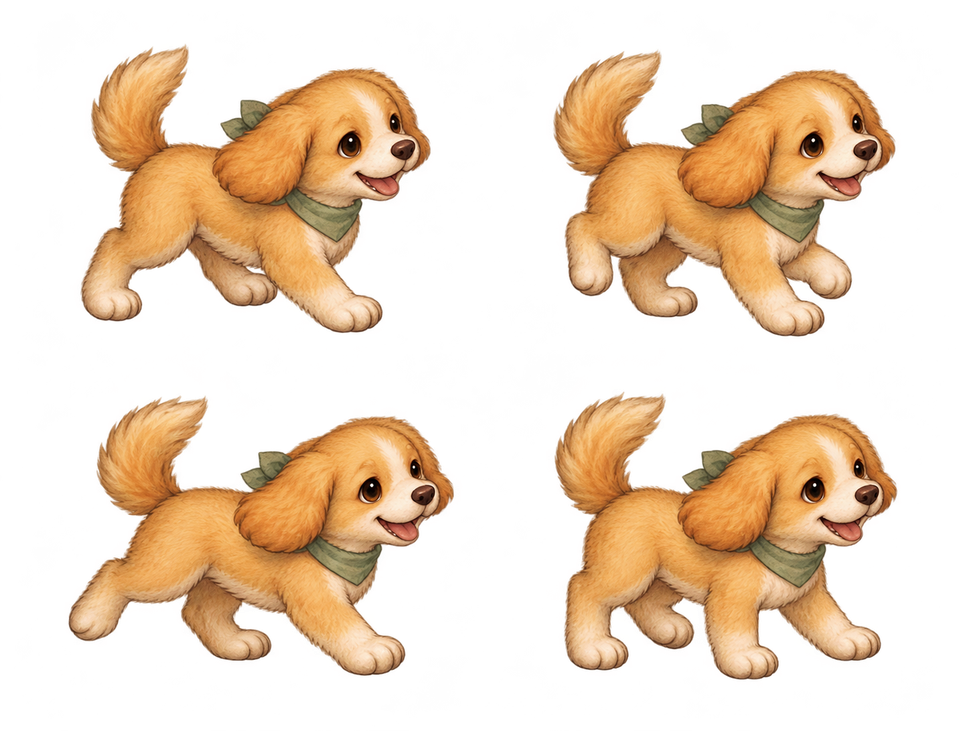
#> input picture client/assets/puppy-walk-v2.png, 965 x 731 px, shrunk from 1441 x 1091 before the run
$ python register-puppy-walk.py
#> lines starting #> are read from the running program, lines starting #| are printed output that depends on the picture
"""Register the four isolated walking poses and preserve transparent alpha."""
import json
from pathlib import Path
from PIL import Image, ImageChops

assets = Path(__file__).resolve().parents[1] / 'client/assets'
source = assets / 'puppy-walk-v2.png'
image = Image.open(source).convert('RGBA')
#> image is the input picture: PIL image 965x731 RGBA; mean R, G, B, A 81.1, 55.7, 33.1, 86.6
width, height = image.size
#> width = 965; height = 731
alpha = image.getchannel('A')
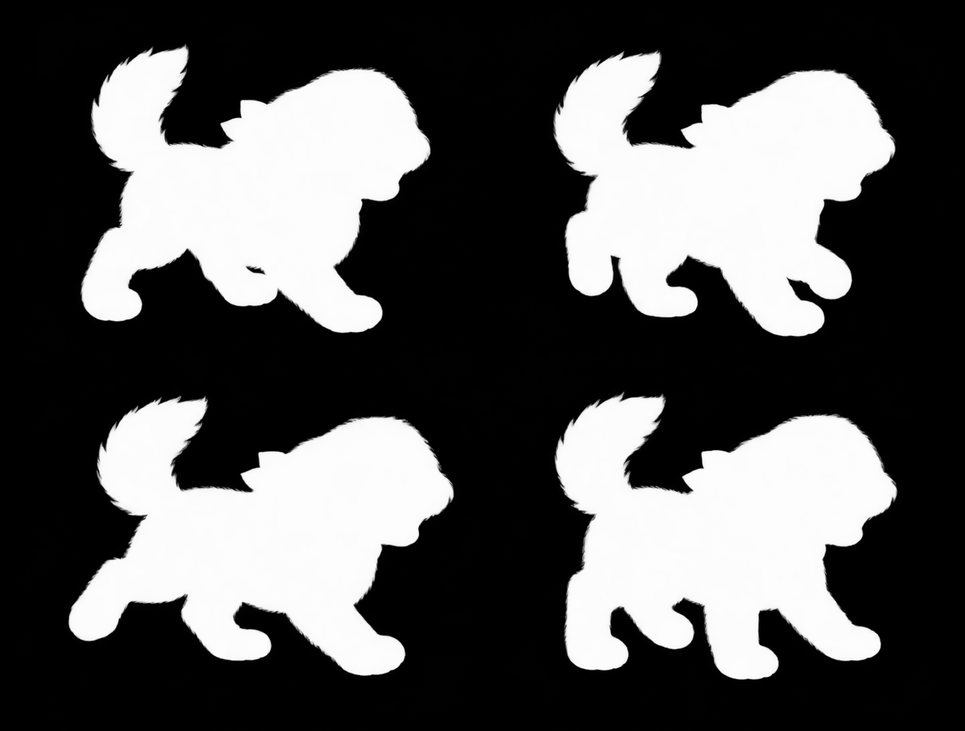
#> alpha: PIL image 965x731 L; min 0, max 255, mean 86.6
assert alpha.getextrema() == (0, 255)
frames = []
for i in range(4):
    col, row = i % 2, i // 2
    x, y = round(width*col/2), round(height*row/2)
    w, h = round(width*(col+1)/2)-x, round(height*(row+1)/2)-y
    bounds = alpha.crop((x, y, x+w, y+h)).point(lambda a: 255 if a > 64 else 0).getbbox()
    assert bounds and bounds[0] > 0 and bounds[1] > 0 and bounds[2] < w and bounds[3] < h
    # Align the face across frames; changes in the tail and feet should not
    # shift the entire body horizontally. Keep the lowest paw on the ground.
    frames.append({'rect': [x, y, w, h], 'bounds': list(bounds),
                   'origin': [round((bounds[2]-220)/w, 6), round(bounds[3]/h, 6)]})
#> this loop made 4 passes
#> bounds on passes 1 to 4: (81, 44, 431, 333), (71, 50, 414, 337), (68, 30, 454, 310), (73, 26, 415, 314)
#> after the loop, frames = 4 items
scale = 43 / max(f['bounds'][2]-f['bounds'][0] for f in frames)
#> scale = 0.111
for frame in frames:
    frame['renderScale'] = scale
#> this loop made 4 passes
registration = {'file': source.name, 'generatedWith': 'built-in image_gen.imagegen',
                'width': width, 'height': height, 'columns': 2, 'rows': 2, 'frames': frames}
(assets / 'puppy-walk-v2.json').write_text(json.dumps(registration, indent=2)+'\n')
image.save(source.with_suffix('.webp'), 'WEBP', quality=90, method=6, exact=True)
assert ImageChops.difference(alpha, Image.open(source.with_suffix('.webp')).getchannel('A')).getbbox() is None
print(f'Registered 4 walking poses, scale {scale:.4f}; WebP alpha preserved')
#| Registered 4 walking poses, scale 0.1114; WebP alpha preserved

$ run again, with client/assets/buildings-v3.png copied over client/assets/puppy-walk-v2.png
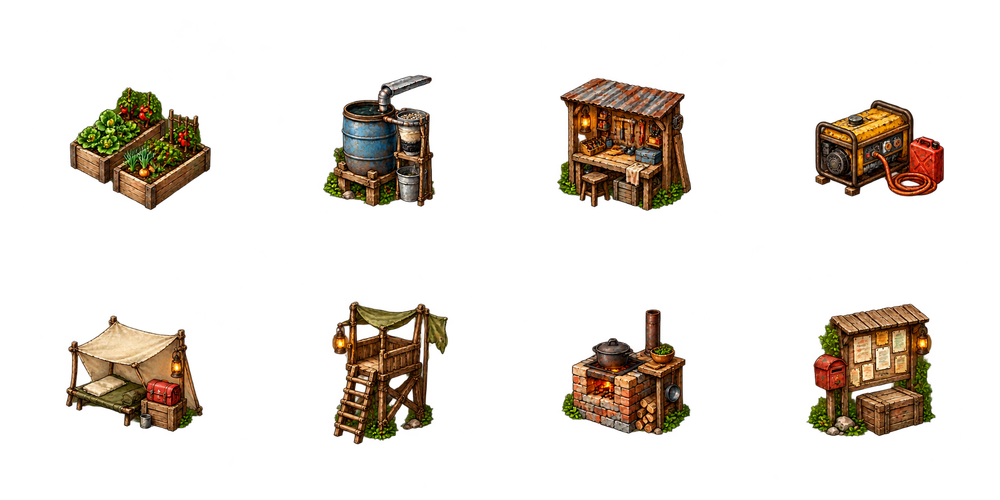
#> input picture client/assets/buildings-v3.png, 1000 x 500 px, shrunk from 1774 x 887 before the run
#> image is the input picture: PIL image 1000x500 RGBA; mean R, G, B, A 20.5, 14.5, 7.8, 43.4
#> `alpha = image.getchannel('A')`:
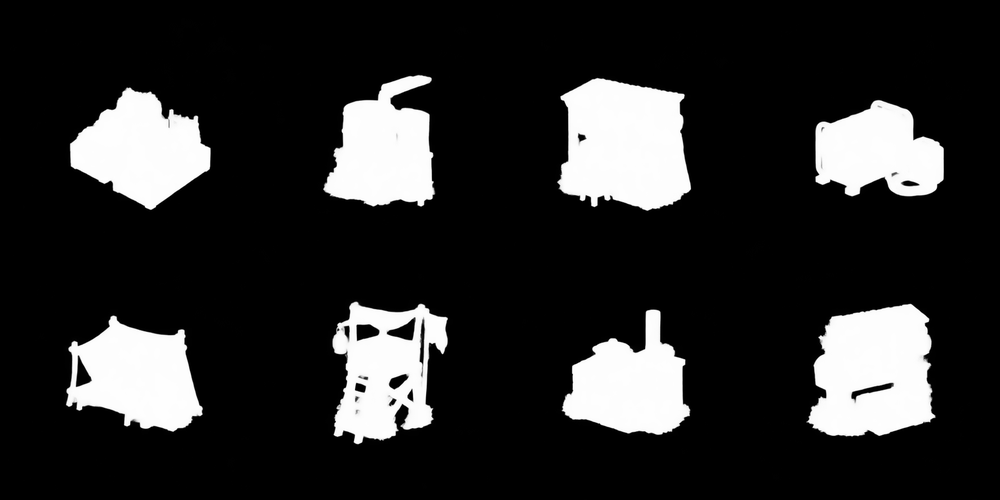
#> alpha: PIL image 1000x500 L; min 0, max 255, mean 43.4
#> the loop `for i in range(4):` made 4 passes
#> bounds on passes 1 to 4: (70, 75, 435, 210), (57, 78, 444, 211), (66, 51, 448, 194), (62, 54, 436, 187)
#> after the loop `for i in range(4):`: frames = 4 items
#> scale = 0.111
#> the loop `for frame in frames:` made 4 passes
#| Registered 4 walking poses, scale 0.1111; WebP alpha preserved

$ run again, with client/assets/campfire-flames-v6.png copied over client/assets/puppy-walk-v2.png
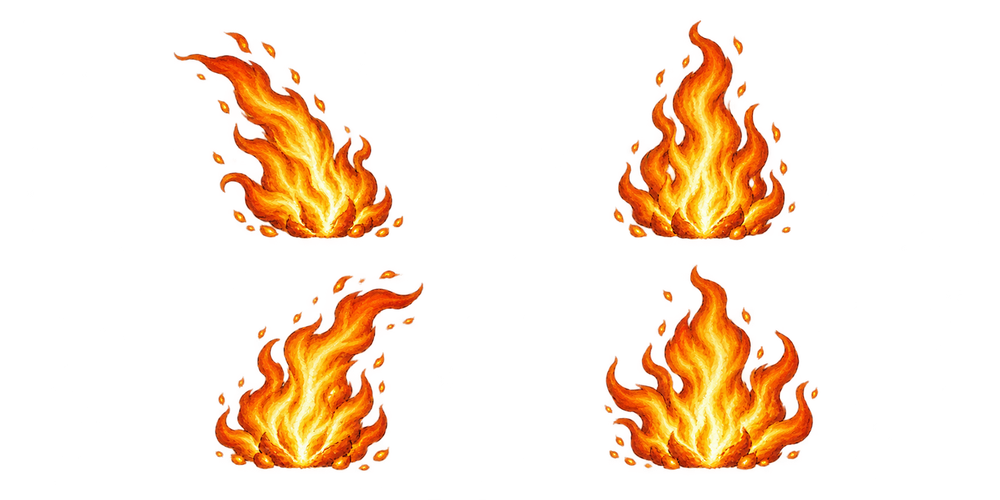
#> input picture client/assets/campfire-flames-v6.png, 1000 x 500 px, shrunk from 1774 x 887 before the run
#> image is the input picture: PIL image 1000x500 RGBA; mean R, G, B, A 47.6, 22.6, 4.1, 39.3
#> `alpha = image.getchannel('A')`:
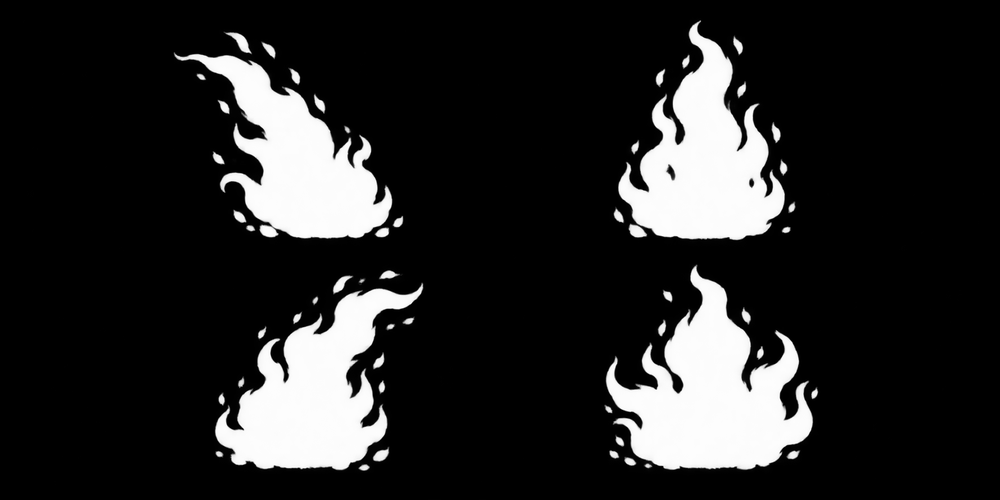
#> alpha: PIL image 1000x500 L; min 0, max 255, mean 39.3
#> the loop `for i in range(4):` made 4 passes
#> bounds on passes 1 to 4: (174, 32, 403, 239), (114, 20, 295, 240), (215, 20, 423, 221), (105, 15, 318, 220)
#> after the loop `for i in range(4):`: frames = 4 items
#> scale = 0.188
#> the loop `for frame in frames:` made 4 passes
#| Registered 4 walking poses, scale 0.1878; WebP alpha preserved
